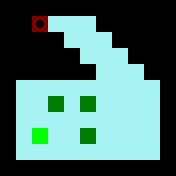

Rendered tile map (Tiled .tmx) drawn with the repository's tilesets; below, a short description and the full map source, tile grids included:
An orthogonal 11x11 tile map with 16x16 px tiles, 2 tile layers (Layer1, Layer2).

<map version="1.0" orientation="orthogonal" renderorder="right-down" width="11" height="11" tilewidth="16" tileheight="16" nextobjectid="1">
 <tileset firstgid="1" source="../Tiles.tsx" />
 <layer name="Layer1" width="11" height="11">
  <data encoding="csv">
1,1,1,1,1,1,1,1,1,1,1,
1,1,13,13,13,13,1,1,1,1,1,
1,1,1,1,13,13,13,1,1,1,1,
1,1,1,1,1,13,13,13,1,1,1,
1,1,1,1,1,1,13,13,13,1,1,
1,13,13,13,13,13,13,13,13,13,1,
1,13,13,13,13,13,13,13,13,13,1,
1,13,13,13,13,13,13,13,13,13,1,
1,13,13,13,13,13,13,13,13,13,1,
1,13,13,13,13,13,13,13,13,13,1,
1,1,1,1,1,1,1,1,1,1,1
</data>
 </layer>
 <layer name="Layer2" width="11" height="11">
  <data encoding="csv">
0,0,0,0,0,0,0,0,0,0,0,
0,0,7,0,0,0,0,0,0,0,0,
0,0,0,0,0,0,0,0,0,0,0,
0,0,0,0,0,0,0,0,0,0,0,
0,0,0,0,0,0,0,0,0,0,0,
0,0,0,0,0,0,0,0,0,0,0,
0,0,0,2,0,2,0,0,0,0,0,
0,0,0,0,0,0,0,0,0,0,0,
0,0,4,0,0,2,0,0,0,0,0,
0,0,0,0,0,0,0,0,0,0,0,
0,0,0,0,0,0,0,0,0,0,0
</data>
 </layer>
</map>
